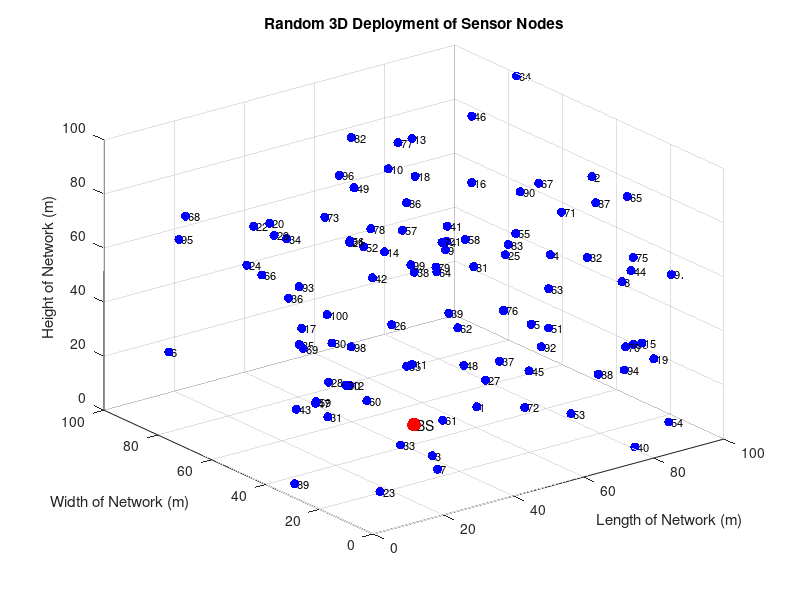

Reproduce this figure in MATLAB. (Note: this script raises an error after producing the figure.)
clear;
clc;
close all;
SN = 100;  
area_x = 100;
area_y = 100;
area_z = 100;
Eo=0.5;          %initial energy
BS.x = 50;
BS.y= 50;
BS.z= 0;


for i = 1:SN
    node(i).x = rand*area_x;
    node(i).y = rand*area_y;
    node(i).z = rand*area_z;

    node(i).energy =Eo;


    %distance from Node to BS
    node(i).distanceBS = sqrt(...
        (node(i).x - BS.x)^2 + ...
        (node(i).y - BS.y)^2 + (node(i).z - BS.z)^2);

    %average cludster energy
    node(i).avgClusterEnergy =0;

    %initiating CH coordinate
    node(i).CH_x = 0;
    node(i).CH_y = 0;
    node(i).CH_z = 0;

end
% 0.3 Initial average energy

allEnergy = [node.energy];

initialAvgEnergy = mean([node.energy]);

for i = 1:SN
    node(i).avgClusterEnergy = initialAvgEnergy;
end

NodeInfo_Packet = zeros(SN, 9);

for i = 1:SN

    NodeInfo_Packet(i,1) = node(i).x;
    NodeInfo_Packet(i,2) = node(i).y;
    NodeInfo_Packet(i,3) = node(i).z;
    NodeInfo_Packet(i,4) = node(i).energy;
    NodeInfo_Packet(i,5) = node(i).distanceBS;
    NodeInfo_Packet(i,6) = node(i).avgClusterEnergy;
    NodeInfo_Packet(i,7) = node(i).CH_x;
    NodeInfo_Packet(i,8) = node(i).CH_y;
    NodeInfo_Packet(i,9) = node(i).CH_z;

end
X = NodeInfo_Packet;

% 0.3 Initial 3D Sensor Node Deployment
figure;

scatter3([node.x], [node.y], [node.z], ...
    45, 'b', 'filled');

hold on;

% Display Sensor Node numbers
for i = 1:SN

    text(node(i).x, ...
        node(i).y, ...
        node(i).z, ...
        [' ' num2str(i)], ...
        'FontSize', 8);

end

% Plot Base Station
scatter3(BS.x, BS.y, BS.z, ...
    100, 'r', 'filled');

text(BS.x, BS.y, BS.z, ...
    ' BS', ...
    'FontSize', 10);

xlabel('Length of Network (m)');
ylabel('Width of Network (m)');
zlabel('Height of Network (m)');

title('Random 3D Deployment of Sensor Nodes');

grid on;

axis([0 area_x 0 area_y 0 area_z]);

view(3);

hold off;

% 0.5 Inputs for the First Artificial Neural Network

ANN1_Input = X(:,1:6);

inputMin = min(ANN1_Input);
inputMax = max(ANN1_Input);

inputRange = inputMax - inputMin;

for j = 1:6

    if inputRange(j) == 0
        ANN1_Input_Norm(:,j) = 0.5;
    else
        ANN1_Input_Norm(:,j) = ...
            (ANN1_Input(:,j) - inputMin(j)) / inputRange(j);
    end

end

%Energy              → 40%
%Distance to BS      → 30%
%Average cluster energy → 30%

energyScore = ANN1_Input_Norm(:,4);

distanceScore = 1 - ANN1_Input_Norm(:,5);

clusterEnergyScore = ANN1_Input_Norm(:,6);

ANN1_Target = ...
    0.4 * energyScore + ...
    0.3 * distanceScore + ...
    0.3 * clusterEnergyScore;

size(ANN1_Target)

% 8.1 Prepare data for First ANN
ANN1_Input_Train = ANN1_Input_Norm';
ANN1_Target_Train = ANN1_Target';

% 8.2 Number of hidden neurons
hiddenNeurons = 10;

% 8.3 Create First ANN
net1 = feedforwardnet(hiddenNeurons);

% 8.4 Train First ANN
net1 = train(net1, ANN1_Input_Train, ANN1_Target_Train);

% 8.5 Generate ANN suitability score
ANN1_Output = net1(ANN1_Input_Train)';

% 9.0 Calculate required number of CHs
p = 0.1;
numberOfCH = floor(p * SN);

% 9.1 Rank nodes according to First ANN score
[sortedScores, sortedIndex] = sort(ANN1_Output, 'descend');

% 9.2 Select highest-scoring nodes as CHs
CH_Index = sortedIndex(1:numberOfCH);

% 9.3 Mark selected nodes as CH
isCH = false(SN,1);
isCH(CH_Index) = true;

% 9.4 Store CH status in node structure
for i = 1:SN
    node(i).isCH = isCH(i);
end

% 10.1 Initialize cluster assignment
clusterAssignment = zeros(SN,1);

% 10.2 Get coordinates of selected CHs
CH_x = [node(CH_Index).x];
CH_y = [node(CH_Index).y];
CH_z = [node(CH_Index).z];

% 10.3 Assign every non-CH node to the nearest CH
for i = 1:SN

    % CH itself does not need to find a CH
    if isCH(i)
        clusterAssignment(i) = find(CH_Index == i);
        continue;
    end

    distanceToCH = zeros(1,numberOfCH);

    for j = 1:numberOfCH

        distanceToCH(j) = sqrt( ...
            (node(i).x - CH_x(j))^2 + ...
            (node(i).y - CH_y(j))^2 + ...
            (node(i).z - CH_z(j))^2);

    end

    [minDistance, nearestCH] = min(distanceToCH);

    clusterAssignment(i) = nearestCH;
end

% 10.4 Calculate cluster size
clusterSize = zeros(numberOfCH,1);

for i = 1:SN
    clusterSize(clusterAssignment(i)) = ...
        clusterSize(clusterAssignment(i)) + 1;
end

% 11.1 Initialize average cluster energy
avgClusterEnergy = zeros(numberOfCH,1);

% 11.2 Calculate average residual energy of each cluster
for j = 1:numberOfCH

    clusterNodes = find(clusterAssignment == j);

    clusterEnergy = [node(clusterNodes).energy];

    avgClusterEnergy(j) = mean(clusterEnergy);

end

% 11.3 Store cluster average energy in every node
for i = 1:SN

    clusterID = clusterAssignment(i);

    node(i).avgClusterEnergy = avgClusterEnergy(clusterID);

end

% 12.1 Create Second ANN input matrix
ANN2_Input = zeros(numberOfCH,6);

% 12.2 Fill Second ANN input matrix
for j = 1:numberOfCH

    chNode = CH_Index(j);

    % CH coordinates
    ANN2_Input(j,1) = node(chNode).x;
    ANN2_Input(j,2) = node(chNode).y;
    ANN2_Input(j,3) = node(chNode).z;

    % CH residual energy
    ANN2_Input(j,4) = node(chNode).energy;

    % CH distance to BS
    ANN2_Input(j,5) = node(chNode).distanceBS;

    % Number of nodes in the CH's cluster
    ANN2_Input(j,6) = clusterSize(j);

end

% 13.1 Find minimum and maximum of each Second ANN feature
input2Min = min(ANN2_Input);
input2Max = max(ANN2_Input);

input2Range = input2Max - input2Min;

% 13.2 Create normalized input matrix
ANN2_Input_Norm = zeros(size(ANN2_Input));

% 13.3 Normalize each feature
for j = 1:6

    if input2Range(j) == 0

        ANN2_Input_Norm(:,j) = 0.5;

    else

        ANN2_Input_Norm(:,j) = ...
            (ANN2_Input(:,j) - input2Min(j)) ...
            / input2Range(j);

    end

end

% 13.4 Check dimensions
size(ANN2_Input_Norm)

% 14.1 Extract normalized Second ANN features

% Higher energy is better
energyScore = ANN2_Input_Norm(:,4);

% Smaller distance to BS is better
distanceScore = 1 - ANN2_Input_Norm(:,5);

% Smaller cluster size is better
clusterSizeScore = 1 - ANN2_Input_Norm(:,6);


% 14.2 Create prototype Main CH suitability target
ANN2_Target = ...
    0.4 * energyScore + ...
    0.3 * distanceScore + ...
    0.3 * clusterSizeScore;


% 14.3 Check target size
size(ANN2_Target)

%% 15. Second ANN Creation and Training

% 15.1 Prepare data for Second ANN
ANN2_Input_Train = ANN2_Input_Norm';
ANN2_Target_Train = ANN2_Target';

% 15.2 Number of hidden neurons
hiddenNeurons2 = 10;

% 15.3 Create Second ANN
net2 = feedforwardnet(hiddenNeurons2);

% 15.4 Train Second ANN
net2 = train(net2, ANN2_Input_Train, ANN2_Target_Train);

% 15.5 Generate Main CH suitability score
ANN2_Output = net2(ANN2_Input_Train)';

% 15.6 Check output size
size(ANN2_Output)

%% 16. Main CH Selection

% 16.1 Calculate required number of Main CHs
q = 0.1;

numberOfMainCH = floor(q * numberOfCH);


% 16.2 Rank CHs according to Second ANN score
[~, sortedMainIndex] = ...
    sort(ANN2_Output, 'descend');


% 16.3 Select highest-scoring CHs as Main CHs
MainCH_Index = CH_Index(sortedMainIndex(1:numberOfMainCH));


% 16.4 Mark Main CH status
isMainCH = false(SN,1);

isMainCH(MainCH_Index) = true;


% 16.5 Store Main CH status in node structure
for i = 1:SN

    node(i).isMainCH = isMainCH(i);

end


% 16.6 Store Main CH coordinates and information
for j = 1:numberOfMainCH

    mainNode = MainCH_Index(j);

    MainCH(j).x = node(mainNode).x;
    MainCH(j).y = node(mainNode).y;
    MainCH(j).z = node(mainNode).z;

    MainCH(j).energy = node(mainNode).energy;
    MainCH(j).distanceBS = node(mainNode).distanceBS;

end


% 16.7 Check results
numberOfMainCH

MainCH_Index

%% 16.7 3D Network After CH and Main CH Selection

figure;

hold on;

% 1. Plot all Sensor Nodes
scatter3([node.x], ...
         [node.y], ...
         [node.z], ...
         35, 'b', 'filled');


% 2. Plot Cluster Heads
CH_x_plot = [node(CH_Index).x];
CH_y_plot = [node(CH_Index).y];
CH_z_plot = [node(CH_Index).z];

scatter3(CH_x_plot, ...
         CH_y_plot, ...
         CH_z_plot, ...
         100, 'g', 'filled');


% 3. Plot Main CH
MainCH_x_plot = [node(MainCH_Index).x];
MainCH_y_plot = [node(MainCH_Index).y];
MainCH_z_plot = [node(MainCH_Index).z];

scatter3(MainCH_x_plot, ...
         MainCH_y_plot, ...
         MainCH_z_plot, ...
         150, 'm', 'filled');


% 4. Plot Base Station
scatter3(BS.x, ...
         BS.y, ...
         BS.z, ...
         150, 'r', 'filled');


% 5. Add Sensor Node numbers
for i = 1:SN

    text(node(i).x, ...
         node(i).y, ...
         node(i).z, ...
         [' ' num2str(i)], ...
         'FontSize', 7);

end


% 6. Add CH labels
for j = 1:numberOfCH

    chNode = CH_Index(j);

    text(node(chNode).x, ...
         node(chNode).y, ...
         node(chNode).z, ...
         ' CH', ...
         'FontSize', 9, ...
         'FontWeight', 'bold');

end


% 7. Add Main CH label
for j = 1:numberOfMainCH

    mainNode = MainCH_Index(j);

    text(node(mainNode).x, ...
         node(mainNode).y, ...
         node(mainNode).z, ...
         ' MCH', ...
         'FontSize', 10, ...
         'FontWeight', 'bold');

end


% 8. Add BS label
text(BS.x, ...
     BS.y, ...
     BS.z, ...
     ' BS', ...
     'FontSize', 10, ...
     'FontWeight', 'bold');


% 9. Axis labels
xlabel('Length of Network (m)');
ylabel('Width of Network (m)');
zlabel('Height of Network (m)');

title('3D WSN After CH and Main CH Selection');


% 10. Grid and axis
grid on;

axis([0 area_x 0 area_y 0 area_z]);

view(3);


% 11. Legend
legend('Sensor Nodes', ...
       'Cluster Heads', ...
       'Main CH', ...
       'Base Station', ...
       'Location', 'best');

hold off;

%% 17. Update Complete Node Information Packet

for i = 1:SN

    % Find which cluster this node belongs to
    clusterID = clusterAssignment(i);

    % Find the Cluster Head of that cluster
    chNode = CH_Index(clusterID);

    % Update CH coordinates
    node(i).CH_x = node(chNode).x;
    node(i).CH_y = node(chNode).y;
    node(i).CH_z = node(chNode).z;

end


% Rebuild the complete 9-feature Node Information Packet
NodeInfo_Packet = zeros(SN,9);

for i = 1:SN

    NodeInfo_Packet(i,1) = node(i).x;
    NodeInfo_Packet(i,2) = node(i).y;
    NodeInfo_Packet(i,3) = node(i).z;
    NodeInfo_Packet(i,4) = node(i).energy;
    NodeInfo_Packet(i,5) = node(i).distanceBS;
    NodeInfo_Packet(i,6) = node(i).avgClusterEnergy;

    NodeInfo_Packet(i,7) = node(i).CH_x;
    NodeInfo_Packet(i,8) = node(i).CH_y;
    NodeInfo_Packet(i,9) = node(i).CH_z;

end


% Display the size of the packet
size(NodeInfo_Packet)

%% 18. TDMA Slot Assignment

TDMA_Slot = zeros(SN,1);

for j = 1:numberOfCH

    % Find all nodes belonging to this cluster
    clusterNodes = find(clusterAssignment == j);

    % Assign one TDMA slot to each node
    for slot = 1:length(clusterNodes)

        nodeID = clusterNodes(slot);

        TDMA_Slot(nodeID) = slot;

    end

end

disp('Node ID    Cluster ID    TDMA Slot');

for i = 1:SN
    fprintf('%7d %12d %12d\n', ...
        i, clusterAssignment(i), TDMA_Slot(i));
end

%% 19. Energy Consumption Model

% Packet size
packetLength = 4000;          % bits

% Radio energy parameters
ETX = 50e-9;                  % J/bit
ERX = 50e-9;                  % J/bit
Efs = 10e-12;                 % J/bit/m^2
EDA = 5e-9;                   % J/bit

% Example transmission distance for testing
testDistance = 20;            % meters

% Transmission energy
testTxEnergy = packetLength * ETX + ...
    packetLength * Efs * testDistance^2;

% Reception energy
testRxEnergy = packetLength * ERX;

% Data aggregation energy
testAggregationEnergy = packetLength * EDA;

% Display energy values
fprintf('\n--- Energy Consumption Model ---\n');

fprintf('Packet Length       = %.0f bits\n', packetLength);
fprintf('Transmission Energy = %.6e J\n', testTxEnergy);
fprintf('Reception Energy    = %.6e J\n', testRxEnergy);
fprintf('Aggregation Energy  = %.6e J\n', testAggregationEnergy);

%% 20. Round-by-Round Simulation

round = 1;

% Storage for simulation results
roundNumber = [];
aliveNodeCount = [];
deadNodeCount = [];
totalEnergy = [];

% Continue simulation while at least one node is alive
while true

    %% 20.1 Find Alive Nodes

    alive = find([node.energy] > 0);

    aliveNodes = length(alive);
    deadNodes = SN - aliveNodes;

    % Stop when no nodes are alive
    if aliveNodes == 0
        break;
    end

    %% 20.2 Calculate Total Remaining Energy

    currentTotalEnergy = sum([node.energy]);

    %% 20.3 Store Round Results

    roundNumber(end+1) = round;
    aliveNodeCount(end+1) = aliveNodes;
    deadNodeCount(end+1) = deadNodes;
    totalEnergy(end+1) = currentTotalEnergy;

    %% 20.4 Display Current Round

    fprintf('Round %d: Alive = %d, Dead = %d, Total Energy = %.6f J\n', ...
        round, aliveNodes, deadNodes, currentTotalEnergy);

    %% 20.5 Move to Next Round

    round = round + 1;

end

%% 21. Dynamic CH Selection for Each Round

round = 1;

% Storage for simulation results
roundNumber = [];
aliveNodeCount = [];
deadNodeCount = [];
totalEnergy = [];

while true

    %% 21.1 Find Alive Nodes

    alive = find([node.energy] > 0);

    aliveNodes = length(alive);
    deadNodes = SN - aliveNodes;

    % Stop simulation when no nodes are alive
    if aliveNodes == 0
        break;
    end


    %% 21.2 Update Distance to Base Station

    for i = 1:SN

        if node(i).energy > 0

            node(i).distanceBS = sqrt( ...
                (node(i).x - BS.x)^2 + ...
                (node(i).y - BS.y)^2 + ...
                (node(i).z - BS.z)^2);

        end

    end


    %% 21.3 Prepare Current First ANN Input

    ANN1_Input = zeros(aliveNodes,6);

    for k = 1:aliveNodes

        i = alive(k);

        ANN1_Input(k,1) = node(i).x;
        ANN1_Input(k,2) = node(i).y;
        ANN1_Input(k,3) = node(i).z;
        ANN1_Input(k,4) = node(i).energy;
        ANN1_Input(k,5) = node(i).distanceBS;
        ANN1_Input(k,6) = node(i).avgClusterEnergy;

    end


    %% 21.4 Normalize Current First ANN Input

    inputMin = min(ANN1_Input);
    inputMax = max(ANN1_Input);
    inputRange = inputMax - inputMin;

    ANN1_Input_Norm = zeros(size(ANN1_Input));

    for j = 1:6

        if inputRange(j) == 0

            ANN1_Input_Norm(:,j) = 0.5;

        else

            ANN1_Input_Norm(:,j) = ...
                (ANN1_Input(:,j) - inputMin(j)) ...
                / inputRange(j);

        end

    end


    %% 21.5 First ANN Prediction

    ANN1_Input_Train = ANN1_Input_Norm';

    ANN1_Output = net1(ANN1_Input_Train)';

    
    %% 21.6 Select Cluster Heads

    p = 0.1;

    numberOfCH = floor(p * aliveNodes);

    % At least one CH is required while nodes are alive
    numberOfCH = max(1,numberOfCH);

    [sortedScores, sortedIndex] = ...
        sort(ANN1_Output,'descend');

    % Convert alive-node positions into actual node IDs
    CH_Index = alive(sortedIndex(1:numberOfCH));


    %% 21.7 Mark Cluster Heads

    isCH = false(SN,1);

    isCH(CH_Index) = true;

    for i = 1:SN

        node(i).isCH = isCH(i);

    end


    %% 21.8 Display Current Round CH Selection
    
    fprintf('\n========================================\n');
    fprintf('ROUND %d\n', round);
    fprintf('========================================\n');
    
    fprintf('Alive Nodes   = %d\n', aliveNodes);
    fprintf('Dead Nodes    = %d\n', deadNodes);
    fprintf('Number of CHs = %d\n', numberOfCH);
    
    fprintf('CH Node IDs: ');
    fprintf('%d ', CH_Index);
    fprintf('\n');
        
    %% 21.9 Calculate Current Total Energy

    currentTotalEnergy = sum([node.energy]);

    roundNumber(end+1) = round;
    aliveNodeCount(end+1) = aliveNodes;
    deadNodeCount(end+1) = deadNodes;
    totalEnergy(end+1) = currentTotalEnergy;

    %% 22. Dynamic Cluster Formation

    clusterAssignment = zeros(SN,1);

    % Coordinates of current Cluster Heads
    CH_x = [node(CH_Index).x];
    CH_y = [node(CH_Index).y];
    CH_z = [node(CH_Index).z];


    % Assign every alive node to the nearest Cluster Head
    for k = 1:aliveNodes

        i = alive(k);

        % Cluster Head does not need to search for a cluster
        if isCH(i)

            clusterAssignment(i) = ...
                find(CH_Index == i);

            continue;

        end


        % Calculate distance from node to every CH
        distanceToCH = zeros(1,numberOfCH);

        for j = 1:numberOfCH

            distanceToCH(j) = sqrt( ...
                (node(i).x - CH_x(j))^2 + ...
                (node(i).y - CH_y(j))^2 + ...
                (node(i).z - CH_z(j))^2);

        end


        % Select nearest CH
        [~,nearestCH] = min(distanceToCH);

        clusterAssignment(i) = nearestCH;

    end

end

%% 22.1 Calculate Cluster Size

clusterSize = zeros(numberOfCH,1);

for k = 1:aliveNodes

    i = alive(k);

    clusterID = clusterAssignment(i);

    clusterSize(clusterID) = ...
        clusterSize(clusterID) + 1;

end

%% 22.2 Calculate Average Cluster Energy

avgClusterEnergy = zeros(numberOfCH,1);

for j = 1:numberOfCH

    clusterNodes = find( ...
        clusterAssignment == j & ...
        [node.energy]' > 0);

    if isempty(clusterNodes)

        avgClusterEnergy(j) = 0;

    else

        clusterEnergy = [node(clusterNodes).energy];

        avgClusterEnergy(j) = mean(clusterEnergy);

    end

end

%% 22.3 Update Node Average Cluster Energy

for k = 1:aliveNodes

    i = alive(k);

    clusterID = clusterAssignment(i);

    node(i).avgClusterEnergy = ...
        avgClusterEnergy(clusterID);

end

%% 23. Dynamic Second ANN Input

ANN2_Input = zeros(numberOfCH,6);

for j = 1:numberOfCH

    chNode = CH_Index(j);

    ANN2_Input(j,1) = node(chNode).x;
    ANN2_Input(j,2) = node(chNode).y;
    ANN2_Input(j,3) = node(chNode).z;
    ANN2_Input(j,4) = node(chNode).energy;
    ANN2_Input(j,5) = node(chNode).distanceBS;
    ANN2_Input(j,6) = clusterSize(j);

end

%% 23.1 Normalize Second ANN Input

input2Min = min(ANN2_Input);
input2Max = max(ANN2_Input);
input2Range = input2Max - input2Min;

ANN2_Input_Norm = zeros(size(ANN2_Input));

for j = 1:6

    if input2Range(j) == 0

        ANN2_Input_Norm(:,j) = 0.5;

    else

        ANN2_Input_Norm(:,j) = ...
            (ANN2_Input(:,j) - input2Min(j)) ...
            / input2Range(j);

    end

end

%% 23.2 Second ANN Prediction

ANN2_Input_Train = ANN2_Input_Norm';

ANN2_Output = net2(ANN2_Input_Train)';

%% 23.3 Main CH Selection

q = 0.1;

numberOfMainCH = floor(q * numberOfCH);

% Keep at least one Main CH while CHs exist
numberOfMainCH = max(1,numberOfMainCH);

[sortedMainScores, sortedMainIndex] = ...
    sort(ANN2_Output,'descend');

MainCH_Index = ...
    CH_Index(sortedMainIndex(1:numberOfMainCH));


% Mark Main CH nodes
isMainCH = false(SN,1);

isMainCH(MainCH_Index) = true;

for i = 1:SN

    node(i).isMainCH = isMainCH(i);

end

%% 23.4 Display Current Round Main CH Selection

fprintf('Number of Main CHs = %d\n', numberOfMainCH);

fprintf('Main CH Node IDs: ');
fprintf('%d ', MainCH_Index);
fprintf('\n');

fprintf('========================================\n');

%% 24. Sensor Node to Cluster Head Communication

% Store energy consumed by each node during this communication
energyConsumed = zeros(SN,1);

% Energy consumed by each Cluster Head for receiving packets
CH_ReceiveEnergy = zeros(numberOfCH,1);


% Go through every alive sensor node
for k = 1:aliveNodes

    i = alive(k);

    % Skip the Cluster Head itself
    if isCH(i)
        continue;
    end


    % Find the cluster of this sensor node
    clusterID = clusterAssignment(i);

    % Find the actual Cluster Head node
    chNode = CH_Index(clusterID);


    % Calculate 3D distance from sensor node to CH
    distanceToCH = sqrt( ...
        (node(i).x - node(chNode).x)^2 + ...
        (node(i).y - node(chNode).y)^2 + ...
        (node(i).z - node(chNode).z)^2);


    % Transmission energy
    txEnergy = packetLength * ETX + ...
        packetLength * Efs * distanceToCH^2;


    % Reception energy at CH
    rxEnergy = packetLength * ERX;


    % Store energy consumed by sensor node
    energyConsumed(i) = energyConsumed(i) + txEnergy;


    % Store energy consumed by CH
    CH_ReceiveEnergy(clusterID) = ...
        CH_ReceiveEnergy(clusterID) + rxEnergy;

end

%% 25. Cluster Head to Main CH Communication

% Energy consumed by CHs for sending data to Main CH
CH_TransmitEnergy = zeros(numberOfCH,1);

% Energy consumed by Main CHs for receiving CH data
MainCH_ReceiveEnergy = zeros(numberOfMainCH,1);


% Process every current Cluster Head
for j = 1:numberOfCH

    chNode = CH_Index(j);

    % Main CH does not send to itself
    if isMainCH(chNode)
        continue;
    end


    % Find the nearest Main CH
    distanceToMainCH = zeros(1,numberOfMainCH);

    for m = 1:numberOfMainCH

        mainNode = MainCH_Index(m);

        distanceToMainCH(m) = sqrt( ...
            (node(chNode).x - node(mainNode).x)^2 + ...
            (node(chNode).y - node(mainNode).y)^2 + ...
            (node(chNode).z - node(mainNode).z)^2);

    end


    % Select nearest Main CH
    [minDistance,nearestMainCH] = ...
        min(distanceToMainCH);


    % Actual Main CH node
    mainNode = MainCH_Index(nearestMainCH);


    % Transmission energy from CH to Main CH
    txEnergy = packetLength * ETX + ...
        packetLength * Efs * minDistance^2;


    % Reception energy at Main CH
    rxEnergy = packetLength * ERX;


    % Store CH transmission energy
    CH_TransmitEnergy(j) = txEnergy;


    % Store Main CH reception energy
    MainCH_ReceiveEnergy(nearestMainCH) = ...
        MainCH_ReceiveEnergy(nearestMainCH) + rxEnergy;

end
%% 26. Main CH to Base Station Communication

% Energy consumed by each Main CH for transmission to BS
MainCH_TransmitEnergy = zeros(numberOfMainCH,1);

% Data aggregation energy at Main CH
MainCH_AggregationEnergy = zeros(numberOfMainCH,1);

% Number of packets received by each Main CH from CHs
MainCH_ReceivedPackets = zeros(numberOfMainCH,1);


% Process every Main CH
for m = 1:numberOfMainCH

    mainNode = MainCH_Index(m);


    % Count how many ordinary CHs send data to this Main CH
    for j = 1:numberOfCH

        chNode = CH_Index(j);

        % Do not count the Main CH itself
        if chNode == mainNode
            continue;
        end


        % Find nearest Main CH of this CH
        distanceToMainCH = zeros(1,numberOfMainCH);

        for n = 1:numberOfMainCH

            targetMainCH = MainCH_Index(n);

            distanceToMainCH(n) = sqrt( ...
                (node(chNode).x - node(targetMainCH).x)^2 + ...
                (node(chNode).y - node(targetMainCH).y)^2 + ...
                (node(chNode).z - node(targetMainCH).z)^2);

        end


        [~,nearestMainCH] = min(distanceToMainCH);


        % If this CH sends to the current Main CH
        if nearestMainCH == m

            MainCH_ReceivedPackets(m) = ...
                MainCH_ReceivedPackets(m) + 1;

        end

    end


    % Data aggregation at Main CH
    MainCH_AggregationEnergy(m) = ...
        MainCH_ReceivedPackets(m) * packetLength * EDA;


    % Distance from Main CH to Base Station
    distanceMainCH_BS = sqrt( ...
        (node(mainNode).x - BS.x)^2 + ...
        (node(mainNode).y - BS.y)^2 + ...
        (node(mainNode).z - BS.z)^2);


    % Main CH transmission energy to BS
    MainCH_TransmitEnergy(m) = ...
        packetLength * ETX + ...
        packetLength * Efs * distanceMainCH_BS^2;

end

%% 27. Update Residual Energy

% ---------------------------------------------------------
% 27.1 Subtract Sensor Node Transmission Energy
% ---------------------------------------------------------

for i = 1:SN

    if node(i).energy > 0

        node(i).energy = ...
            node(i).energy - energyConsumed(i);

    end

end


% ---------------------------------------------------------
% 27.2 Subtract CH Reception Energy
% ---------------------------------------------------------

for j = 1:numberOfCH

    chNode = CH_Index(j);

    if node(chNode).energy > 0

        node(chNode).energy = ...
            node(chNode).energy - CH_ReceiveEnergy(j);

    end

end


% ---------------------------------------------------------
% 27.3 Subtract CH Transmission Energy
% ---------------------------------------------------------

for j = 1:numberOfCH

    chNode = CH_Index(j);

    if node(chNode).energy > 0

        node(chNode).energy = ...
            node(chNode).energy - CH_TransmitEnergy(j);

    end

end


% ---------------------------------------------------------
% 27.4 Subtract Main CH Reception Energy
% ---------------------------------------------------------

for m = 1:numberOfMainCH

    mainNode = MainCH_Index(m);

    if node(mainNode).energy > 0

        node(mainNode).energy = ...
            node(mainNode).energy - MainCH_ReceiveEnergy(m);

    end

end


% ---------------------------------------------------------
% 27.5 Subtract Main CH Aggregation Energy
% ---------------------------------------------------------

for m = 1:numberOfMainCH

    mainNode = MainCH_Index(m);

    if node(mainNode).energy > 0

        node(mainNode).energy = ...
            node(mainNode).energy - MainCH_AggregationEnergy(m);

    end

end


% ---------------------------------------------------------
% 27.6 Subtract Main CH Transmission Energy
% ---------------------------------------------------------

for m = 1:numberOfMainCH

    mainNode = MainCH_Index(m);

    if node(mainNode).energy > 0

        node(mainNode).energy = ...
            node(mainNode).energy - MainCH_TransmitEnergy(m);

    end

end


% ---------------------------------------------------------
% 27.7 Prevent Negative Energy
% ---------------------------------------------------------

for i = 1:SN

    if node(i).energy < 0

        node(i).energy = 0;

    end

end

%% 28. Record Current Round Results

% Find currently alive nodes
alive = find([node.energy] > 0);

aliveNodes = length(alive);
deadNodes = SN - aliveNodes;


% Calculate total remaining network energy
currentTotalEnergy = sum([node.energy]);


% Store results
roundNumber(end+1) = round;

aliveNodeCount(end+1) = aliveNodes;

deadNodeCount(end+1) = deadNodes;

totalEnergy(end+1) = currentTotalEnergy;


% Display round information
fprintf(['Round %d: Alive = %d, Dead = %d, ' ...
    'Total Energy = %.6f J\n'], ...
    round, ...
    aliveNodes, ...
    deadNodes, ...
    currentTotalEnergy);


% Move to next round
round = round + 1;

%% 29. Network Lifetime Results

% Convert stored results into column vectors
roundNumber = roundNumber(:);
aliveNodeCount = aliveNodeCount(:);
deadNodeCount = deadNodeCount(:);
totalEnergy = totalEnergy(:);


% ---------------------------------------------------------
% 29.1 First Node Death
% ---------------------------------------------------------

firstDeadIndex = find(deadNodeCount >= 1,1);

if isempty(firstDeadIndex)

    firstNodeDeathRound = NaN;

else

    firstNodeDeathRound = ...
        roundNumber(firstDeadIndex);

end


% ---------------------------------------------------------
% 29.2 Half Node Death
% ---------------------------------------------------------

halfDeadIndex = ...
    find(deadNodeCount >= floor(SN/2),1);

if isempty(halfDeadIndex)

    halfNodeDeathRound = NaN;

else

    halfNodeDeathRound = ...
        roundNumber(halfDeadIndex);

end


% ---------------------------------------------------------
% 29.3 Last Node Death
% ---------------------------------------------------------

lastDeadIndex = find(aliveNodeCount == 0,1);

if isempty(lastDeadIndex)

    lastNodeDeathRound = NaN;

else

    lastNodeDeathRound = ...
        roundNumber(lastDeadIndex);

end


% ---------------------------------------------------------
% 29.4 Display Results
% ---------------------------------------------------------

fprintf('\n');
fprintf('========================================\n');
fprintf('        NETWORK LIFETIME RESULTS\n');
fprintf('========================================\n');

fprintf('First Node Death Round  = %g\n', ...
    firstNodeDeathRound);

fprintf('Half Node Death Round   = %g\n', ...
    halfNodeDeathRound);

fprintf('Last Node Death Round   = %g\n', ...
    lastNodeDeathRound);

fprintf('Total Simulation Rounds = %d\n', ...
    roundNumber(end));

fprintf('========================================\n');

%% 30.1 Alive and Dead Nodes

figure;

plot(roundNumber,aliveNodeCount,'LineWidth',2);
hold on;

plot(roundNumber,deadNodeCount,'LineWidth',2);

xlabel('Round');
ylabel('Number of Nodes');

title('Alive and Dead Sensor Nodes');

legend('Alive Nodes','Dead Nodes');

grid on;

hold off;

%% 30.2 Total Network Energy

figure;

plot(roundNumber,totalEnergy,'LineWidth',2);

xlabel('Round');
ylabel('Total Residual Energy (J)');

title('Total Network Energy');

grid on;

%% 30.3 Final 3D Network

figure;

hold on;


% ---------------------------------------------------------
% All Sensor Nodes
% ---------------------------------------------------------

alive = find([node.energy] > 0);
dead = find([node.energy] <= 0);


% Plot alive nodes
if ~isempty(alive)

    scatter3( ...
        [node(alive).x], ...
        [node(alive).y], ...
        [node(alive).z], ...
        35,'b','filled');

end


% Plot dead nodes
if ~isempty(dead)

    scatter3( ...
        [node(dead).x], ...
        [node(dead).y], ...
        [node(dead).z], ...
        35,'k','filled');

end


% ---------------------------------------------------------
% Final Cluster Heads
% ---------------------------------------------------------

finalCH = find([node.isCH]);

if ~isempty(finalCH)

    scatter3( ...
        [node(finalCH).x], ...
        [node(finalCH).y], ...
        [node(finalCH).z], ...
        100,'g','filled');

end


% ---------------------------------------------------------
% Final Main CH
% ---------------------------------------------------------

finalMainCH = find([node.isMainCH]);

if ~isempty(finalMainCH)

    scatter3( ...
        [node(finalMainCH).x], ...
        [node(finalMainCH).y], ...
        [node(finalMainCH).z], ...
        150,'m','filled');

end


% ---------------------------------------------------------
% Base Station
% ---------------------------------------------------------

scatter3( ...
    BS.x, ...
    BS.y, ...
    BS.z, ...
    150,'r','filled');


% ---------------------------------------------------------
% Labels
% ---------------------------------------------------------

text(BS.x,BS.y,BS.z,' BS', ...
     'FontSize',10, ...
     'FontWeight','bold');


xlabel('Length of Network (m)');
ylabel('Width of Network (m)');
zlabel('Height of Network (m)');

title('Final 3D Wireless Sensor Network');

grid on;

axis([0 area_x 0 area_y 0 area_z]);

view(3);


legend('Alive Nodes', ...
       'Dead Nodes', ...
       'Cluster Heads', ...
       'Main CH', ...
       'Base Station', ...
       'Location','best');

hold off;
